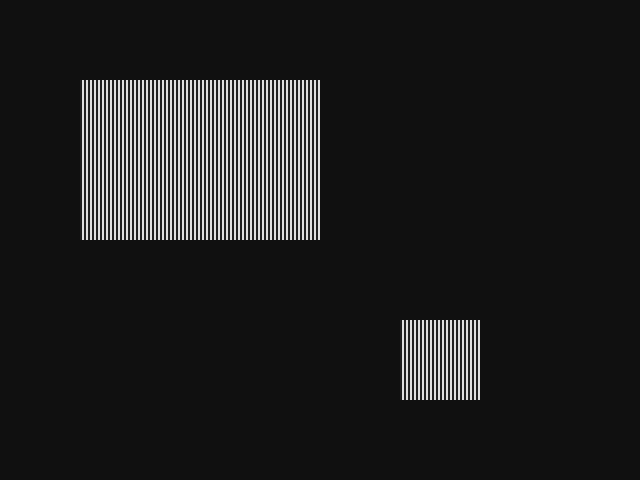
#> input picture data/golden_vectors/multi_target_640x480_input.pgm, 640 x 480 px
$ python -i opencv_benchmark.py   (imports and definitions only)   (older library calls are emulated)
#> lines starting #> are read from the running program, lines starting #| are printed output that depends on the picture; after the words box and inside, x2 and y2 are one past the last pixel; in counts of white or black regions, pixels touching at a corner belong together
#> further down, picture is the input picture: shape (480, 640); min 16, max 224, mean 32.3
"""板端按需调用的OpenCV参考算法：输入灰度帧，返回ROI与边缘统计"""

import cv2
import numpy as np

FRAME_WIDTH = 640
FRAME_HEIGHT = 480
GRID_COLUMNS = 8
GRID_ROWS = 6
GRID_COUNT = GRID_COLUMNS * GRID_ROWS
CELL_WIDTH = 80
CELL_HEIGHT = 80
BINARY_THRESHOLD = 80
ACTIVE_THRESHOLD = 768


def opencv_roi_pipeline(image):
    if image.shape != (FRAME_HEIGHT, FRAME_WIDTH):
        raise ValueError("需要640x480的灰度图")

    gx = cv2.Sobel(image, cv2.CV_32F, 1, 0, ksize=3)
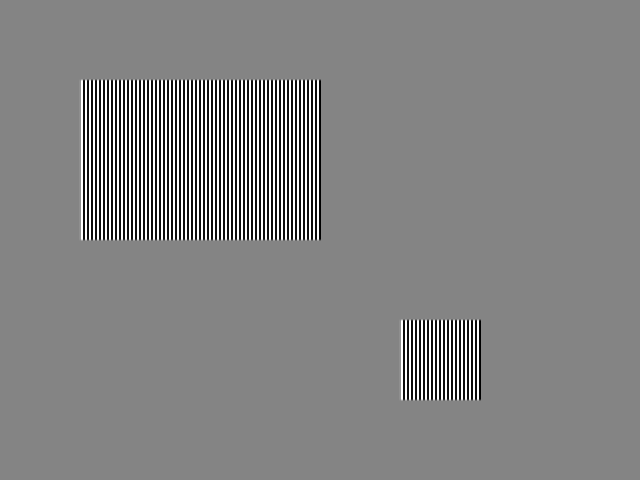
#> gx: shape (480, 640) float32; min -832, max 768, mean 0; drawn with min black and max white
    gy = cv2.Sobel(image, cv2.CV_32F, 0, 1, ksize=3)
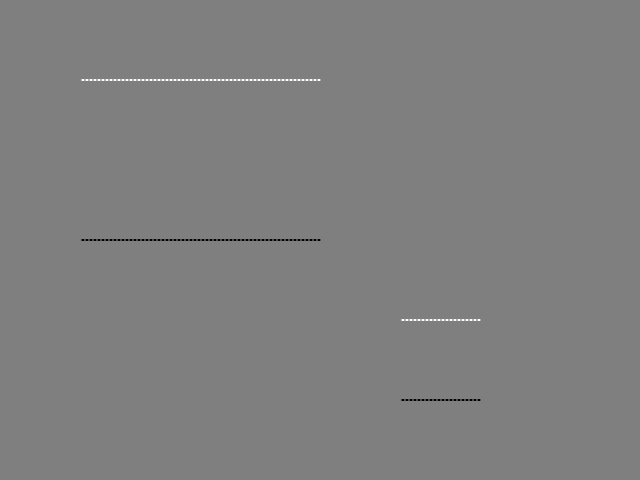
#> gy: shape (480, 640) float32; min -640, max 640, mean 0; drawn with min black and max white
    magnitude = np.clip(np.abs(gx) + np.abs(gy), 0, 255).astype(np.uint8)
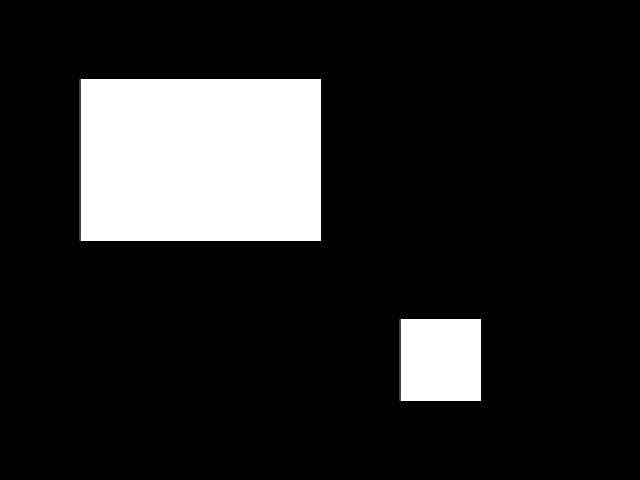
#> magnitude: shape (480, 640); min 0, max 255, mean 37.8

    # 四周清零，和FPGA的边界处理一致
    magnitude[0, :] = 0
    magnitude[-1, :] = 0
    magnitude[:, 0] = 0
    magnitude[:, -1] = 0
    binary_edge = np.where(magnitude >= BINARY_THRESHOLD, 255, 0).astype(np.uint8) #二值化
#> binary_edge: shape (480, 640); 14.8% white; 2 white regions, box (x1, y1, x2, y2) and area: (80, 79, 321, 241) 38882, (400, 319, 481, 401) 6562

    # 统计白色格子
    grid_view = binary_edge.reshape(GRID_ROWS, CELL_HEIGHT, GRID_COLUMNS, CELL_WIDTH)
    grid_counts = np.count_nonzero(grid_view, axis=(1, 3)).astype(np.uint16)
    active_map = (grid_counts > ACTIVE_THRESHOLD).astype(np.uint8)
    _, labels, stats, _ = cv2.connectedComponentsWithStats(
        active_map, connectivity=4, ltype=cv2.CV_32S
    )
#> stats = [[0, 0, 8, 6, 41], [1, 1, 3, 2, 6], [5, 4, 1, 1, 1]]

    best_label = 0
    best_size = 0
    for label in labels.flat:
        size = stats[label, cv2.CC_STAT_AREA]
        if label != 0 and size > best_size:
            best_label = int(label)
            best_size = int(size)
#> this loop made 48 passes
#> (label, size, best_label, best_size) on pass 10: (1, 6, 1, 6)
#> (label, size) on passes 2 to 7: (0, 41), (0, 41), (0, 41), (0, 41), (0, 41), (0, 41)
#> after the loop, best_label = 1; best_size = 6

    roi_x = roi_y = roi_w = roi_h = 0
    reduction_x100 = 10000
    if best_label:
        x = int(stats[best_label, cv2.CC_STAT_LEFT])
#> x = 1
        y = int(stats[best_label, cv2.CC_STAT_TOP])
#> y = 1
        w = int(stats[best_label, cv2.CC_STAT_WIDTH])
#> w = 3
        h = int(stats[best_label, cv2.CC_STAT_HEIGHT])
#> h = 2
        roi_x, roi_y = x * CELL_WIDTH, y * CELL_HEIGHT
#> roi_x = 80; roi_y = 80
        roi_w, roi_h = w * CELL_WIDTH, h * CELL_HEIGHT
#> roi_w = 240; roi_h = 160
        reduction_x100 = ((GRID_COUNT - w * h) * 10000 + GRID_COUNT // 2) // GRID_COUNT
#> reduction_x100 = 8750

    return {
        "roi_x": roi_x, "roi_y": roi_y,
        "roi_w": roi_w, "roi_h": roi_h,
        "best_grids": best_size, "reduction_x100": reduction_x100,
        "edge": binary_edge, "grid_counts": grid_counts,
        "active_map": active_map, "labels": labels,
    }


def result_fields(result):
    return [
        int(result["roi_x"]), int(result["roi_y"]),
        int(result["roi_w"]), int(result["roi_h"]),
        int(result["best_grids"]), int(result["reduction_x100"]),
    ]

>>> import cv2
>>> picture = cv2.imread('../../../../data/golden_vectors/multi_target_640x480_input.pgm', cv2.IMREAD_GRAYSCALE)
>>> result = opencv_roi_pipeline(picture)
#> result = 10 items

$ run again, on data/golden_vectors/single_target_640x480_input.pgm
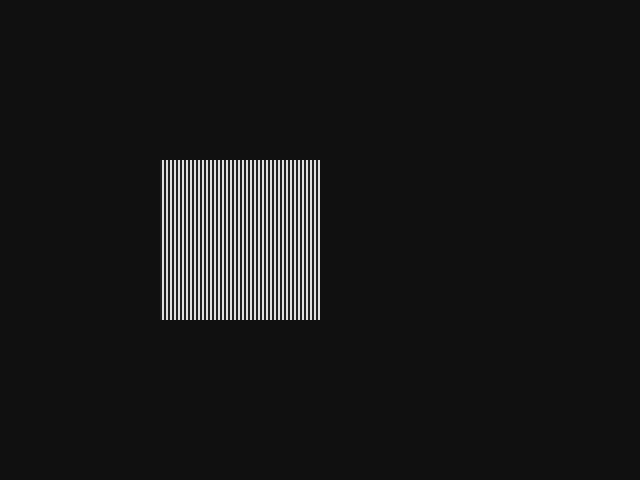
#> input picture data/golden_vectors/single_target_640x480_input.pgm, 640 x 480 px
#> picture is the input picture: shape (480, 640); min 16, max 224, mean 25.3
#> in opencv_roi_pipeline, `gy = cv2.Sobel(image, cv2.CV_32F, 0, 1, ksize=3)`:
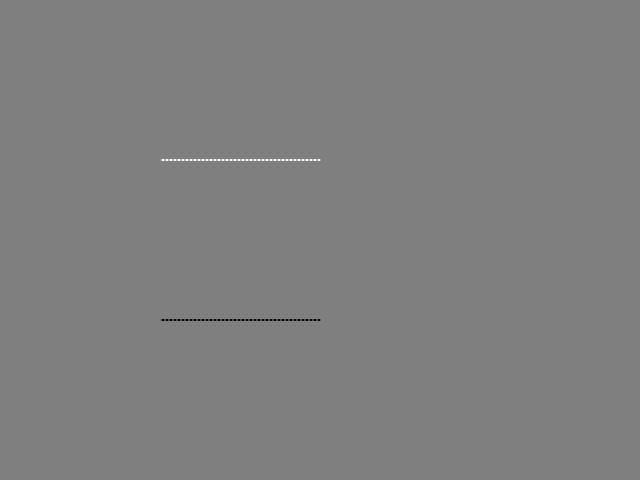
#> gy: shape (480, 640) float32; min -640, max 640, mean 0; drawn with min black and max white
#> in opencv_roi_pipeline, `magnitude = np.clip(np.abs(gx) + np.abs(gy), 0, 255).astype(np.uint8)`:
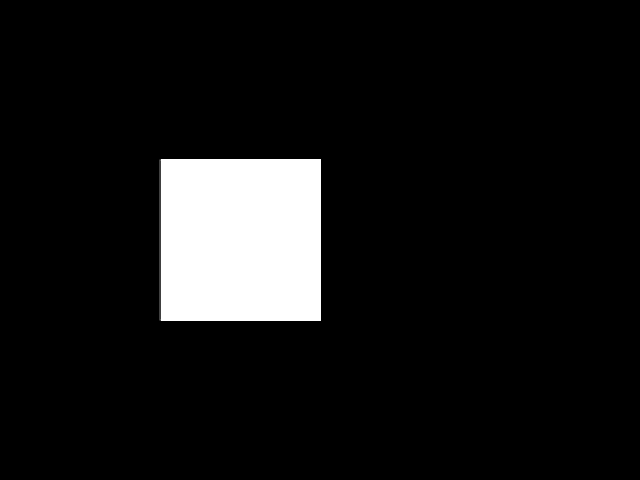
#> magnitude: shape (480, 640); min 0, max 255, mean 21.6
#> binary_edge: shape (480, 640); 8.4% white; 1 white region, box (x1, y1, x2, y2) and area: (160, 159, 321, 321) 25922
#> stats = [[0, 0, 8, 6, 44], [2, 2, 2, 2, 4]]
#> the loop in opencv_roi_pipeline, `for label in labels.flat:` made 48 passes
#> (label, size, best_label, best_size) on pass 19: (1, 4, 1, 4)
#> after the loop in opencv_roi_pipeline, `for label in labels.flat:`: best_label = 1; best_size = 4
#> x = 2
#> roi_x = 160
#> reduction_x100 = 9167
#> result = 10 items
